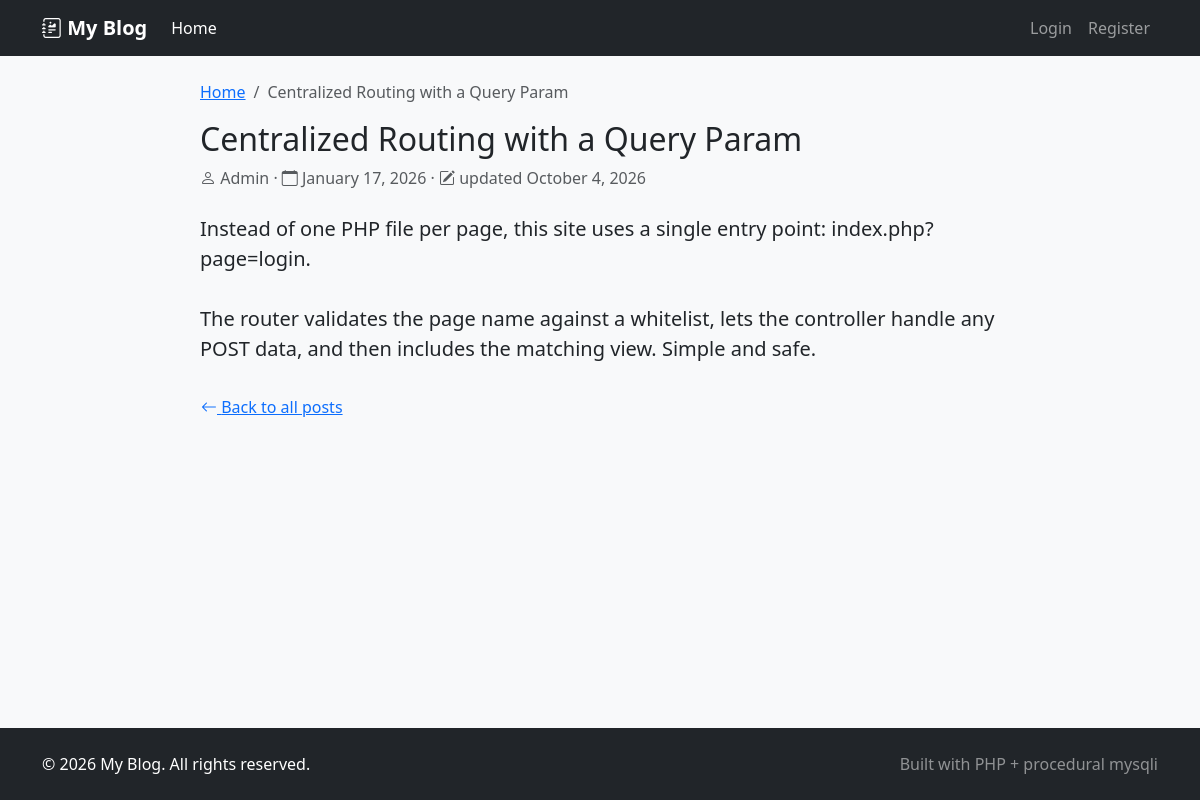
Page /index.php?page=post&id=7 on the committed database.
### tables this page shows
CREATE TABLE posts (
    id INT NOT NULL AUTO_INCREMENT PRIMARY KEY,
    user_id INT NOT NULL,
    title VARCHAR(200) NOT NULL,
    content TEXT NOT NULL,
    image VARCHAR(255) DEFAULT NULL,
    created_at DATETIME NOT NULL DEFAULT CURRENT_TIMESTAMP,
    updated_at DATETIME NOT NULL DEFAULT CURRENT_TIMESTAMP ON UPDATE CURRENT_TIMESTAMP,
    KEY idx_posts_user_id (user_id),
    CONSTRAINT fk_posts_user FOREIGN KEY (user_id) REFERENCES users (id) ON DELETE CASCADE
);

CREATE TABLE users (
    id INT NOT NULL AUTO_INCREMENT PRIMARY KEY,
    name VARCHAR(100) NOT NULL,
    email VARCHAR(190) NOT NULL UNIQUE,
    password VARCHAR(255) NOT NULL,
    role ENUM('admin','user') NOT NULL DEFAULT 'user',
    created_at DATETIME NOT NULL DEFAULT CURRENT_TIMESTAMP
);

### index.php (called while the page is built, shortened)
<?php
require_once __DIR__ . '/config/config.php';
require_once __DIR__ . '/core/functions.php';
$page = $_GET['page'] ?? 'home';
switch ($page) {
    case 'post':
        $post = getPostById($_GET['id'] ?? 0);
        break;
}
require __DIR__ . '/inc/header.php';
require __DIR__ . '/views/' . $page . '.php';
require __DIR__ . '/inc/footer.php';

### core/functions.php (called while the page is built, shortened)
<?php
function e($value)
{
    return htmlspecialchars((string) $value, ENT_QUOTES, 'UTF-8');
}
function getPostById($id)
{
    global $conn;
    $id = (int) $id;
    $sql = "SELECT p.*, u.name AS author_name, u.role AS author_role
            FROM posts p
            INNER JOIN users u ON u.id = p.user_id
            WHERE p.id = $id
            LIMIT 1";
    $result = mysqli_query($conn, $sql);
    if ($result) {
        $row = mysqli_fetch_assoc($result);
        return $row ?: null;
    }
    return null;
}

### views/post.php (the view, shortened to what this page needs)
<article class="mx-auto" style="max-width: 800px;">
    <nav aria-label="breadcrumb">
        <ol class="breadcrumb">
            <li class="breadcrumb-item"><a href="index.php?page=home">Home</a></li>
            <li class="breadcrumb-item active" aria-current="page"><?= e($post['title']) ?></li>
        </ol>
    </nav>
    <header class="mb-4">
        <h1 class="h2 mb-2"><?= e($post['title']) ?></h1>
        <p class="text-muted mb-0">
            <i class="bi bi-person"></i> <?= e($post['author_name']) ?>
            &middot; <i class="bi bi-calendar"></i> <?= e(date('F j, Y', strtotime($post['created_at']))) ?>
            <?php if ($post['updated_at'] !== $post['created_at']) { ?>
                &middot; <i class="bi bi-pencil-square"></i> updated <?= e(date('F j, Y', strtotime($post['updated_at']))) ?>
            <?php } ?>
        </p>
    </header>
    <div class="post-content fs-5">
        <?= nl2br(e($post['content'])) ?>
    </div>
    <a href="index.php?page=home" class="btn btn-link px-0 mt-4">
        <i class="bi bi-arrow-left"></i> Back to all posts
    </a>
</article>

### assets/css/style.css (style rules this page uses)
body { min-height: 100vh; display: flex; flex-direction: column; background-color: #f8f9fa; }
.post-content { white-space: normal; word-wrap: break-word; }

### rows in the picture
posts: title "Centralized Routing with a Query Param", user.name "Admin", created_at "January 17, 2026", updated_at "October 4, 2026", content "Instead of one PHP file per page, this site uses a single entry point: index.php?page=login. The router validates the page name against a whitelist, lets the controller handle any POST data, and then includes the matching view. Simple and safe."

### other values in the picture
SITE_NAME "My Blog"
